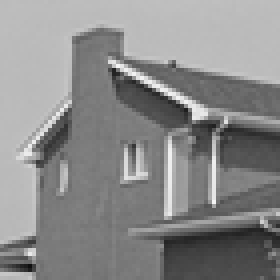
%> input picture images/house.png, 70 x 70 px, shrunk from 256 x 256 before the run (shown 4 times larger); its folder holds 2 pictures in this run
$ octave Demo_Denoise_GauLocalVar_Gray.m   (GNU Octave 9; MATLAB toolbox functions it lacks are replaced by stand-ins)
%> lines starting %> are read from the running program, lines starting %| are printed output that depends on the picture
### Utilities/PGBL_BID.m
function [IMin,NoiseVar,PSNR] = PGBL_BID(IMin,IMin0, Hyper)
%------------------------------------------------------------------
% Patch Group based Bayesian Learning for Blind Image Denoising
% Jun Xu, Dongwei Ren, Lei Zhang, David Zhang
% NTIRE: New Trends in Image Restoration and Enhancement,
% workshop at ACCV 2016, Taipei, Taiwan.
%------------------------------------------------------------------
% Input:
%   IMin: noisy image.
%   IMin0: original noise-free image (only used for PSNR calculation and
%   would not affect the denoising results).
%   Hyper: Hyper parameters, includes
%              Hyper.c0
%              Hyper.d0
%              Hyper.e0
%              Hyper.f0
%              Hyper.PatchSize
%              Hyper.step
%              Hyper.nlsp
%              Hyper.MaxIteration
% Output:
%   IMin: denoised image
%   NoiseVar: estimated noise variance
%   PSNR: peak signal-to-noise ratio
%------------------------------------------------------------------
% Copyright @ Jun Xu, Email: csjunxu@comp.polyu.edu.hk
%------------------------------------------------------------------
if nargin < 2
    IMin0=IMin;
end
if nargin < 3
    Hyper.PatchSize = 8;
    Hyper.nlsp = 6;
    Hyper.step = 3;
end
if nargin < 4
    %Initialization with 'SVD' or 'Rand'
    InitOption = 'Rand';
end
if nargin < 5
    %Reduce the ditionary size during training if it is TRUE,
    %can be used to reduce computational complexity
    ReduceDictSize = false;
    % use a separate precision for each factor score vector if it is TRUE.
    IsSeparateAlpha = true;
end
[h,w,ch] = size(IMin);
PSNR = csnr( IMin*255, IMin0*255, 0, 0 );
SSIM = cal_ssim( IMin*255, IMin0*255, 0, 0 );
fprintf('Initial value : PSNR = %2.4f, SSIM = %2.4f\n', PSNR(end),SSIM(end));

%% Set Hyperparameters
c0=Hyper.c0;
d0=Hyper.d0;
e0=Hyper.e0;
f0=Hyper.f0;
PatchSize = Hyper.PatchSize;
nlsp = Hyper.nlsp;
step = Hyper.step;
cls_num = 32;
MaxIteration = Hyper.MaxIteration;
Iteration = 0;
loop = 1;
NoiseVar = [];
while loop && Iteration <= MaxIteration
    Iteration = Iteration + 1;
    if length(NoiseVar)>=1 && sum(NoiseVar>=3.) <= 1
        disp(['iter:', num2str(Iteration),'    ave_Z: ', num2str(full(mean(sum(Z,2)))),'    M:', num2str(nnz(mean(Z,1)>1/1000)),'    PSNR:',num2str(PSNR(end)),'   NoiseVar are from ',num2str(min(NoiseVar)), ' to ',num2str(max(NoiseVar)) ]);
        loop = 0;
    end
    %% Clustering via GMM
    [nDCSeedX,nDCnlX,blk_arr,DC] = CalNonLocal( IMin,PatchSize, step,nlsp);
    if Iteration ==1
        label = vbgm(nDCSeedX, cls_num);
        cls_num = max(label);
        fprintf('Iter %d : There are %d components.\n',Iteration, cls_num);
        label = emgm(nDCnlX, cls_num,nlsp);
    else
        label = emgm(nDCnlX, cls_num,nlsp);
    end
    %% cluster segmentation
    [idx,  s_idx]    =  sort(label);
    idx2   =  idx(1:end-1) - idx(2:end);
    seq    =  find(idx2);
    seg    =  [0; seq; length(label)];
    NoiseVar = [];
    %% component-wise sampling and dictionary learning
    nlX = zeros(PatchSize^2*ch,(h-PatchSize+1)*(w-PatchSize+1),'double');
    nlW = zeros(PatchSize^2*ch,(h-PatchSize+1)*(w-PatchSize+1),'double');
    for   i = 1:length(seg)-1
        idx          =   s_idx(seg(i)+1:seg(i+1));
        %% from idx of DC to index of PGs
        index = [];
        for j = 1:nlsp
            index = [index (idx-1)*nlsp+j];
        end
        index = index';
        index = reshape(index,[1 length(index(:))]);
        Xc = nDCnlX(:,index);
        if length(idx)<= ceil(300^2/cls_num)
            K = 256;  % dictionary size
        else
            K = 512;
        end
        cls = label(idx(1));
        %%
        IterPerRound = ones(1,nlsp);
        IterPerRound(end) = 50; % maximum iteration in each round.
        %%
        X_k=[];
        idex=[];
        B = [];
        W = [];
        gamma_w=1;
        PiM = 0.01;
        for ite = 1:nlsp
            idexold = idex;
            idexNew = ite:nlsp:length(index);
            idex = [idexold idexNew];
            XNew = Xc(:,idexNew);
            X_k = [X_k,XNew];
            [P,N] = size(X_k);
            B = sparsify([B,false(P,size(X_k,2)-size(B,2))]);
            W = sparsify([W,zeros(P,size(X_k,2)-size(W,2))]);
            %% Sparsity Priors
            if strcmp(InitOption,'SVD')==1
                a0=1;
                b0=N/8;
            else
                a0=1;
                b0=1;
            end
            if ite == 1
                %% Random initialization
                phi = 1/((25/255)^2);
                [D,S,Z,phi,alpha,Pi] = InitMatrix_Denoise(X_k,K,InitOption,IsSeparateAlpha,phi);
            else
                %% Initialize new added patches with their neighbours
                [S,Z] = SZUpdate(XNew,S,Z,K);
            end
            idext = N-length(idexNew)+1 : N;
            X_k(:,idext) = X_k(:,idext) - D*(S(idext,:).*Z(idext,:))';
            X_k(:,idext) = X_k(:,idext) - B(:,idext).*W(:,idext);
            for iter=1:IterPerRound(ite)
                %% Sample D, Z, and S
                if size(IMin,3)==1
                    Pi(1) = 1;
                end
                [X_k, D, Z, S] = SampleDZS(X_k, D, Z, S, Pi, alpha, phi, true, true, true);
                if (~(iter==1))
                    a1=1;
                    b1 = 100;
                    PiM = betarnd(B+a1,1-B+b1);
                end
                X_k = X_k + B.*W;

                W1 = full(W);
                W1(~B) = randn(numel(B)-nnz(B),1)*sqrt(1/gamma_w);
                temp =  - 0.5*phi*( W1.^2 - 2*W1.*X_k );
                temp = exp(temp).*PiM;
                B =  rand(P,N) > ((1-PiM)./(temp+1-PiM)) ;
                clear W1;

                idx = find(B);
                Sig_w = 1/(gamma_w + phi);
                W(idx) = randn(length(idx),1)*sqrt(Sig_w) + Sig_w*phi*X_k(idx);

                X_k = X_k - B.*W;

                ei = e0 + 0.5*numel(B);
                fi = f0 + 0.5*sum(sum(W.^2)) + 0.5*(numel(B)-nnz(B))*(1/gamma_w);
                gamma_w = gamrnd(ei,1./fi);

                %% Sample Pi
                Pi = SamplePi(Z,a0,b0);
                %% Sample alpha
                alpha = Samplealpha(S,e0,f0,Z,alpha);
                %% Sample phi
                phi = Samplephi(X_k,c0,d0);
                %%
                if ReduceDictSize
                    sumZ = sum(Z,1)';
                    if min(sumZ)==0
                        Pidex = sumZ==0;
                        D(:,Pidex)=[];
                        K = size(D,2);
                        S(:,Pidex)=[];
                        Z(:,Pidex)=[];
                        Pi(:,Pidex)=[];
                        alpha(Pidex)=[];
                    end
                end
            end
        end
        %% estimate noise level
        NoiseVar(end+1) = sqrt(1/phi)*255;
        fprintf('Iter %d : The Noise Level of the %dth component is %2.4f\n',Iteration, cls, NoiseVar(end));
        Xc(:,idex) = D*S';
        %% add DC components and aggregation
        nlX(:,blk_arr(index)) = nlX(:,blk_arr(index)) + Xc + DC(:,index);
        nlW(:,blk_arr(index)) = nlW(:,blk_arr(index))+ones(PatchSize^2*ch,length(index));
    end
    %% Reconstruction
    Iout   =  zeros(h,w,ch,'double');
    im_wei   =  zeros(h,w,ch,'double');
    r = 1:h-PatchSize+1;
    c = 1:w-PatchSize+1;
    l = 0;
    for k = 1:ch
        for i = 1:PatchSize
            for j =1:PatchSize
                l    =  l+1;
                Iout(r-1+i,c-1+j,k)  =  Iout(r-1+i,c-1+j,k) + reshape( nlX(l,:)', [h-PatchSize+1 w-PatchSize+1]);
                im_wei(r-1+i,c-1+j,k)  =  im_wei(r-1+i,c-1+j,k) +reshape( nlW(l,:)', [h-PatchSize+1 w-PatchSize+1]);
            end
        end
    end
    IMin = Iout./(im_wei+realmin);
    %% calculate the PSNR
    PSNR = [PSNR csnr( IMin*255, IMin0*255, 0, 0 )];
    SSIM = [SSIM  cal_ssim( IMin*255, IMin0*255, 0, 0 )];
    fprintf('Iter %d : PSNR = %2.4f, SSIM = %2.4f\n',Iteration, PSNR(end),SSIM(end));
end

### Utilities/csnr.m
function s=csnr(A,B,row,col)

[~,~,~]=size(A);
[n,m,ch]=size(B);
A=double(A);
B=double(B);

if ch==1
   e=A-B;
   e=e(row+1:n-row,col+1:m-col);
   me=mean(mean(e.^2));
   s=10*log10(255^2/me);
else
   e=A-B;
   e=e(row+1:n-row,col+1:m-col,:);
   e1=e(:,:,1);e2=e(:,:,2);e3=e(:,:,3);
   me1=mean(mean(e1.^2));
   me2=mean(mean(e2.^2));
   me3=mean(mean(e3.^2));
   mse=(me1+me2+me3)/3;
   s  = 10*log10(255^2/mse);
%    s(1)=10*log10(255^2/me1);
%    s(2)=10*log10(255^2/me2);
%    s(3)=10*log10(255^2/me3);
end


return;

### Utilities/cal_ssim.m
function ssim  =  cal_ssim( im1, im2, b_row, b_col )

[h, w, ch]  =  size( im1 );
ssim  = 0;
if ch==1
    ssim   = ssim_index( im1(b_row+1:h-b_row, b_col+1:w-b_col), im2( b_row+1:h-b_row, b_col+1:w-b_col) );
else
    for i = 1:ch
        ssim   = ssim + ssim_index( im1(b_row+1:h-b_row, b_col+1:w-b_col, i), im2( b_row+1:h-b_row, b_col+1:w-b_col, i) );
    end
    ssim   =  ssim/3;
end
return;


function [mssim, ssim_map] = ssim_index(img1, img2, K, window, L)

%========================================================================
%SSIM Index, Version 1.0
%Copyright(c) 2003 Zhou Wang
%All Rights Reserved.
%
%The author was with Howard Hughes Medical Institute, and Laboratory
%for Computational Vision at Center for Neural Science and Courant
%Institute of Mathematical Sciences, New York University, USA. He is
%currently with Department of Electrical and Computer Engineering,
%University of Waterloo, Canada.
%
%----------------------------------------------------------------------
%Permission to use, copy, or modify this software and its documentation
%for educational and research purposes only and without fee is hereby
%granted, provided that this copyright notice and the original authors'
%names appear on all copies and supporting documentation. This program
%shall not be used, rewritten, or adapted as the basis of a commercial
%software or hardware product without first obtaining permission of the
%authors. The authors make no representations about the suitability of
%this software for any purpose. It is provided "as is" without express
%or implied warranty.
%----------------------------------------------------------------------
%
%This is an implementation of the algorithm for calculating the
%Structural SIMilarity (SSIM) index between two images. Please refer
%to the following paper:
%
%Z. Wang, A. C. Bovik, H. R. Sheikh, and E. P. Simoncelli, "Image
%quality assessment: From error measurement to structural similarity"
%IEEE Transactios on Image Processing, vol. 13, no. 4, Apr. 2004.
%
%Kindly report any suggestions or corrections to zhouwang@ieee.org
%
%----------------------------------------------------------------------
%
%Input : (1) img1: the first image being compared
%        (2) img2: the second image being compared
%        (3) K: constants in the SSIM index formula (see the above
%            reference). defualt value: K = [0.01 0.03]
%        (4) window: local window for statistics (see the above
%            reference). default widnow is Gaussian given by
%            window = fspecial('gaussian', 11, 1.5);
%        (5) L: dynamic range of the images. default: L = 255
%
%Output: (1) mssim: the mean SSIM index value between 2 images.
%            If one of the images being compared is regarded as
%            perfect quality, then mssim can be considered as the
%            quality measure of the other image.
%            If img1 = img2, then mssim = 1.
%        (2) ssim_map: the SSIM index map of the test image. The map
%            has a smaller size than the input images. The actual size:
%            size(img1) - size(window) + 1.
%
%Default Usage:
%   Given 2 test images img1 and img2, whose dynamic range is 0-255
%
%   [mssim ssim_map] = ssim_index(img1, img2);
%
%Advanced Usage:
%   User defined parameters. For example
%
%   K = [0.05 0.05];
%   window = ones(8);
%   L = 100;
%   [mssim ssim_map] = ssim_index(img1, img2, K, window, L);
%
%See the results:
%
%   mssim                        %Gives the mssim value
%   imshow(max(0, ssim_map).^4)  %Shows the SSIM index map
%
%========================================================================


if (nargin < 2 || nargin > 5)
   mssim = -Inf;
   ssim_map = -Inf;
   return;
end

if (size(img1) ~= size(img2))
   mssim = -Inf;
   ssim_map = -Inf;
   return;
end

[M, N] = size(img1);

if (nargin == 2)
   if ((M < 11) || (N < 11))
	   mssim = -Inf;
	   ssim_map = -Inf;
      return
   end
   window = fspecial('gaussian', 11, 1.5);	%
   K(1) = 0.01;								      % default settings
   K(2) = 0.03;								      %
   L = 255;                                  %
end

if (nargin == 3)
   if ((M < 11) || (N < 11))
	   mssim = -Inf;
	   ssim_map = -Inf;
      return
   end
   window = fspecial('gaussian', 11, 1.5);
   L = 255;
   if (length(K) == 2)
      if (K(1) < 0 || K(2) < 0)
		   mssim = -Inf;
   		ssim_map = -Inf;
	   	return;
      end
   else
	   mssim = -Inf;
   	ssim_map = -Inf;
	   return;
   end
end

if (nargin == 4)
   [H, W] = size(window);
   if ((H*W) < 4 || (H > M) || (W > N))
	   mssim = -Inf;
	   ssim_map = -Inf;
      return
   end
   L = 255;
   if (length(K) == 2)
      if (K(1) < 0 || K(2) < 0)
		   mssim = -Inf;
   		ssim_map = -Inf;
	   	return;
      end
   else
	   mssim = -Inf;
   	ssim_map = -Inf;
	   return;
   end
end

if (nargin == 5)
   [H, W] = size(window);
   if ((H*W) < 4 || (H > M) || (W > N))
	   mssim = -Inf;
	   ssim_map = -Inf;
      return
   end
   if (length(K) == 2)
      if (K(1) < 0 || K(2) < 0)
		   mssim = -Inf;
   		ssim_map = -Inf;
	   	return;
      end
   else
	   mssim = -Inf;
   	ssim_map = -Inf;
	   return;
   end
end

C1 = (K(1)*L)^2;
C2 = (K(2)*L)^2;
window = window/sum(sum(window));
img1 = double(img1);
img2 = double(img2);

mu1   = filter2(window, img1, 'valid');
mu2   = filter2(window, img2, 'valid');
mu1_sq = mu1.*mu1;
mu2_sq = mu2.*mu2;
mu1_mu2 = mu1.*mu2;
sigma1_sq = filter2(window, img1.*img1, 'valid') - mu1_sq;
sigma2_sq = filter2(window, img2.*img2, 'valid') - mu2_sq;
sigma12 = filter2(window, img1.*img2, 'valid') - mu1_mu2;

if (C1 > 0 && C2 > 0)
   ssim_map = ((2*mu1_mu2 + C1).*(2*sigma12 + C2))./((mu1_sq + mu2_sq + C1).*(sigma1_sq + sigma2_sq + C2));
else
   numerator1 = 2*mu1_mu2 + C1;
   numerator2 = 2*sigma12 + C2;
	denominator1 = mu1_sq + mu2_sq + C1;
   denominator2 = sigma1_sq + sigma2_sq + C2;
   ssim_map = ones(size(mu1));
   index = (denominator1.*denominator2 > 0);
   ssim_map(index) = (numerator1(index).*numerator2(index))./(denominator1(index).*denominator2(index));
   index = (denominator1 ~= 0) & (denominator2 == 0);
   ssim_map(index) = numerator1(index)./denominator1(index);
end

mssim = mean2(ssim_map);

return

### Demo_Denoise_GauLocalVar_Gray.m
%------------------------------------------------------------------
% Matlab code for GauLocalVar noise Denoising
% Please cite the following paper if you use this code:
%------------------------------------------------------------------
% Patch Group based Bayesian Learning for Blind Image Denoising
% Jun Xu, Dongwei Ren, Lei Zhang, David Zhang
% NTIRE: New Trends in Image Restoration and Enhancement,
% workshop at ACCV 2016, Taipei, Taiwan.
%------------------------------------------------------------------
% Copyright @ Jun Xu, Email: csjunxu@comp.polyu.edu.hk
%------------------------------------------------------------------
clear;
Original_image_dir  =    'images/';
fpath = fullfile(Original_image_dir, 'house.png');
im_dir  = dir(fpath);
im_num = length(im_dir);
% set parameters
c0 = 1e-6;
d0 = 1e-6;
e0 = 1e-6;
f0  = 1e-6;
Hyper.c0=c0;
Hyper.d0=d0;
Hyper.e0=e0;
Hyper.f0=f0;
Hyper.PatchSize = 8;
Hyper.step = 3;
Hyper.MaxIteration = 20;
nlsp = 6;
Hyper.nlsp = nlsp;

scale = 0.03;
imPSNR = [];
imSSIM = [];
for i = 1:im_num
    %% read clean image
    IMname = regexp(im_dir(i).name, '\.', 'split');
    IMname = IMname{1};
    IMin0=im2double(imread(fullfile(Original_image_dir, im_dir(i).name)));
%> IMin0: size 70x70 double; min 0.0588, max 0.961, mean 0.541
    rand('seed',0);
    V = scale*rand(size(IMin0));
    %% Generate noisy observation
    IMin = imnoise(IMin0,'localvar',V);
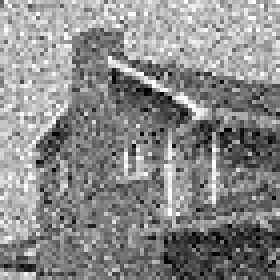
%> IMin: size 70x70 double (shown 4 times larger); min 0, max 1, mean 0.541
    fprintf('%s :\n',im_dir(i).name);
    imwrite(IMin, ['Noisy_GauLocVal_' IMname '_' num2str(scale) '.png']);
    %% denoising
    [Iout,NoiseVar,~] = PGBL_BID(IMin,IMin0,Hyper);
%> in csnr, `e=A-B;`:
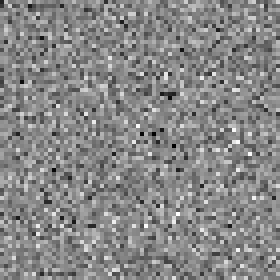
%> e: size 70x70 double (shown 4 times larger); min -128.4, max 113, mean -0.1; drawn with min black and max white
%> in csnr, `me=mean(mean(e.^2));`: me = 955.6
%> in csnr, `s=10*log10(255^2/me);`: s = 18.33
%> in ssim_index, `mu1   = filter2(window, img1, 'valid');`:
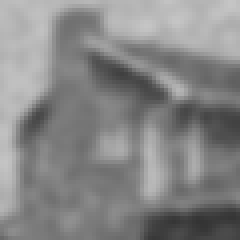
%> mu1: size 60x60 double (shown 4 times larger); min 52.58, max 197.8, mean 134.6
%> in ssim_index, `mu2_sq = mu2.*mu2;`:
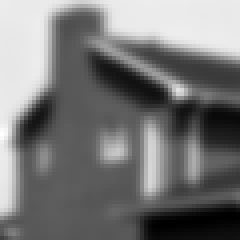
%> mu2_sq: size 60x60 double (shown 4 times larger); min 2929.7, max 37673.7, mean 19268.9; drawn with min black and max white
%> in ssim_index, `sigma1_sq = filter2(window, img1.*img1, 'valid') - mu1_sq;`:
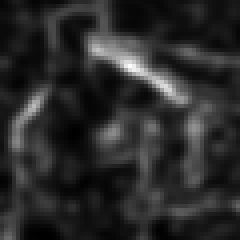
%> sigma1_sq: size 60x60 double (shown 4 times larger); min 367.1, max 7524.8, mean 1566.1; drawn with min black and max white
%> in ssim_index, `sigma12 = filter2(window, img1.*img2, 'valid') - mu1_mu2;`:
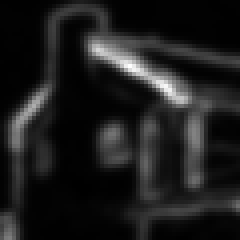
%> sigma12: size 60x60 double (shown 4 times larger); min -46.84, max 5948.2, mean 648.5; drawn with min black and max white
%> in ssim_index, `ssim_map = ((2*mu1_mu2 + C1).*(2*sigma12 + C2))./((mu1_sq + mu2_sq + C..`:
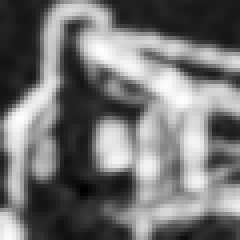
%> ssim_map: size 60x60 double (shown 4 times larger); min -0.0486, max 0.949, mean 0.406; drawn with min black and max white
%> in ssim_index, `mssim = mean2(ssim_map);`: mssim = 0.406
%| Initial value : PSNR = 18.3282, SSIM = 0.4057
%> the run ends on the next line
